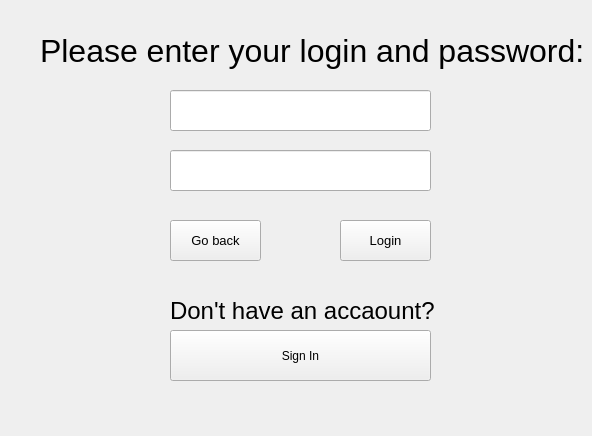
<?xml version="1.0" encoding="UTF-8"?>
<ui version="4.0">
 <class>Form</class>
 <widget class="QWidget" name="Form">
  <property name="geometry">
   <rect>
    <x>0</x>
    <y>0</y>
    <width>592</width>
    <height>436</height>
   </rect>
  </property>
  <property name="windowTitle">
   <string>loginUser</string>
  </property>
  <widget class="QLabel" name="label">
   <property name="geometry">
    <rect>
     <x>40</x>
     <y>20</y>
     <width>551</width>
     <height>61</height>
    </rect>
   </property>
   <property name="font">
    <font>
     <pointsize>24</pointsize>
    </font>
   </property>
   <property name="text">
    <string>Please enter your login and password:</string>
   </property>
  </widget>
  <widget class="QLineEdit" name="leLogin">
   <property name="geometry">
    <rect>
     <x>170</x>
     <y>90</y>
     <width>261</width>
     <height>41</height>
    </rect>
   </property>
   <property name="font">
    <font>
     <pointsize>16</pointsize>
    </font>
   </property>
  </widget>
  <widget class="QLineEdit" name="lePass">
   <property name="geometry">
    <rect>
     <x>170</x>
     <y>150</y>
     <width>261</width>
     <height>41</height>
    </rect>
   </property>
   <property name="font">
    <font>
     <pointsize>16</pointsize>
    </font>
   </property>
  </widget>
  <widget class="QPushButton" name="loginBtn">
   <property name="geometry">
    <rect>
     <x>340</x>
     <y>220</y>
     <width>91</width>
     <height>41</height>
    </rect>
   </property>
   <property name="font">
    <font>
     <pointsize>10</pointsize>
    </font>
   </property>
   <property name="text">
    <string>Login</string>
   </property>
  </widget>
  <widget class="QPushButton" name="backBtn">
   <property name="geometry">
    <rect>
     <x>170</x>
     <y>220</y>
     <width>91</width>
     <height>41</height>
    </rect>
   </property>
   <property name="font">
    <font>
     <pointsize>10</pointsize>
    </font>
   </property>
   <property name="text">
    <string>Go back</string>
   </property>
  </widget>
  <widget class="QLabel" name="label_2">
   <property name="geometry">
    <rect>
     <x>170</x>
     <y>290</y>
     <width>271</width>
     <height>41</height>
    </rect>
   </property>
   <property name="font">
    <font>
     <pointsize>18</pointsize>
    </font>
   </property>
   <property name="text">
    <string>Don't have an accaount?</string>
   </property>
  </widget>
  <widget class="QPushButton" name="signBtn">
   <property name="geometry">
    <rect>
     <x>170</x>
     <y>330</y>
     <width>261</width>
     <height>51</height>
    </rect>
   </property>
   <property name="text">
    <string>Sign In</string>
   </property>
  </widget>
 </widget>
 <resources/>
 <connections/>
</ui>
